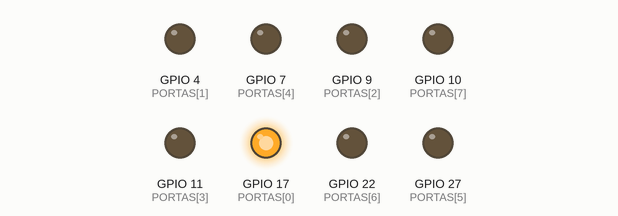
Simulated run of this program. Board: Raspberry Pi (BCM pin numbers). Shown: output pins drawn as LEDs (lit = HIGH). At 4.0 s the program stops and its outputs stay as they are.

Above: at 0.1 s.
At 0.6 s:
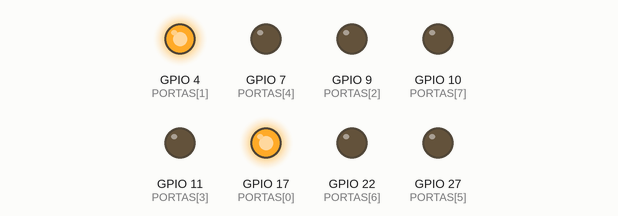
At 1.1 s:
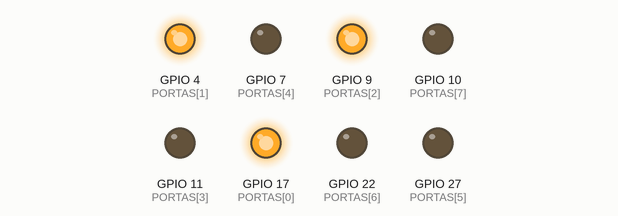
At 2.1 s:
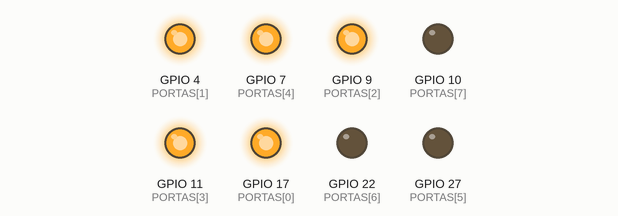
At 3.1 s:
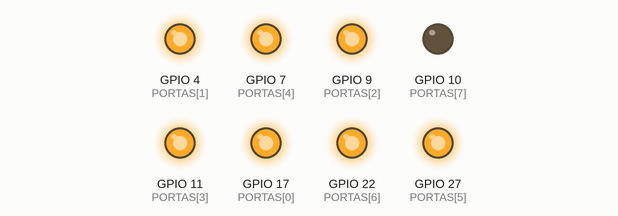
At 4.1 s:
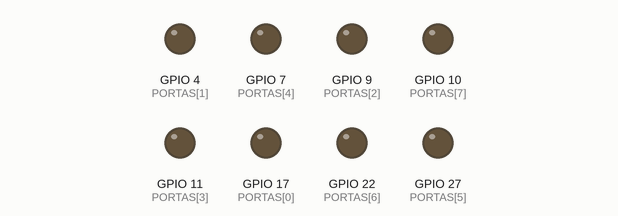
Timing chart, 0 to 5.5 s (numbered marks = the images above):
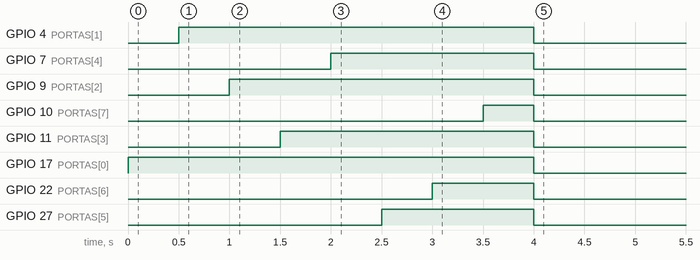

Measured:
- by itself, GPIO 4 (PORTAS[1]): LOW → HIGH at 0.50 s, → LOW 3.5 s later
- by itself, GPIO 7 (PORTAS[4]): LOW → HIGH at 2.0 s, → LOW 2.0 s later
- by itself, GPIO 9 (PORTAS[2]): LOW → HIGH at 1.0 s, → LOW 3.0 s later
- by itself, GPIO 10 (PORTAS[7]): LOW → HIGH at 3.5 s, → LOW 0.50 s later
- by itself, GPIO 11 (PORTAS[3]): LOW → HIGH at 1.5 s, → LOW 2.5 s later
- by itself, GPIO 17 (PORTAS[0]): LOW → HIGH at 0.00 s, → LOW 4.0 s later
- by itself, GPIO 22 (PORTAS[6]): LOW → HIGH at 3.0 s, → LOW 1.0 s later
- by itself, GPIO 27 (PORTAS[5]): LOW → HIGH at 2.5 s, → LOW 1.5 s later

The program:

display7.py
```python
#!/usr/bin/env python
# -*- coding: utf-8 -*-

import atexit
import time
import RPi.GPIO as GPIO

# assegurar que a função cleanup será chamada na saída do script
atexit.register(GPIO.cleanup)

# usar numeração lógica dos pinos
GPIO.setmode(GPIO.BCM)

PORTAS = [17, 4, 9, 11, 7, 27, 22, 10]

for porta in PORTAS:
    GPIO.setup(porta, GPIO.OUT)
    GPIO.output(porta, 1)
    time.sleep(.5)
```
